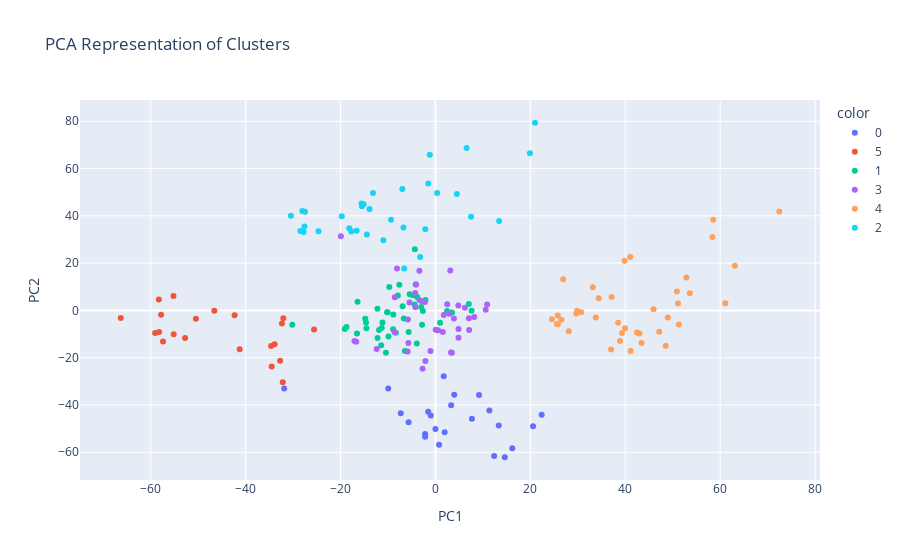

The cell this chart's notebook holds for it:
### Markdown cell above
##### Creating a scatter plot to visualize the clusters in the Reduced Dimension.

### Code cell
fig= px.scatter(
    data_frame= Xpca,
    x= "PC1",
    y= "PC2",
    color=labels.astype(str),
    title= "PCA Representation of Clusters"  
)
fig.update_layout(xaxis_title="PC1", yaxis_title="PC2")
fig.show()

### Figure 1 — Plotly figure (JSON) as saved in the notebook; plotly's stock layout.template omitted (floating-point values rounded to 4 significant figures)
{"data": [{"hovertemplate": "color=0<br>PC1=%{x}<br>PC2=%{y}<extra></extra>", "legendgroup": "0", "marker": {"color": "#636efa", "symbol": "circle"}, "mode": "markers", "name": "0", "orientation": "v", "showlegend": true, "type": "scatter", "x": [-31.87, 0.7634, -2.17, -2.178, 12.37, -5.657, 14.62, -0.004307, 1.946, -7.306, 16.19, -0.9827, -1.528, 7.69, -9.95, 13.34, 3.305, 20.57, 11.36, 3.959, 9.186, 22.38, 1.748], "xaxis": "x", "y": [-33.0, -56.84, -53.48, -52.23, -61.62, -47.27, -62.11, -50.11, -51.52, -43.52, -58.3, -44.45, -42.86, -45.86, -33.02, -48.71, -40.13, -49.0, -42.29, -35.71, -35.75, -44.17, -27.87], "yaxis": "y"}, {"hovertemplate": "color=5<br>PC1=%{x}<br>PC2=%{y}<extra></extra>", "legendgroup": "5", "marker": {"color": "#EF553B", "symbol": "circle"}, "mode": "markers", "name": "5", "orientation": "v", "showlegend": true, "type": "scatter", "x": [-57.41, -32.17, -59.07, -66.32, -58.24, -55.16, -52.76, -34.51, -41.26, -32.74, -57.81, -50.48, -34.63, -33.89, -58.3, -55.21, -46.59, -42.32, -32.35, -25.58, -32.06], "xaxis": "x", "y": [-13.12, -30.39, -9.542, -3.214, -9.134, -10.08, -11.68, -23.76, -16.47, -21.33, -1.869, -3.561, -15.07, -14.34, 4.581, 6.089, -0.1739, -2.004, -5.53, -8.081, -3.358], "yaxis": "y"}, {"hovertemplate": "color=1<br>PC1=%{x}<br>PC2=%{y}<extra></extra>", "legendgroup": "1", "marker": {"color": "#00cc96", "symbol": "circle"}, "mode": "markers", "name": "1", "orientation": "v", "showlegend": true, "type": "scatter", "x": [-30.17, -10.44, -11.43, -6.442, -16.53, -19.11, -12.2, -18.75, -14.55, -9.898, -11.89, -3.928, -11.33, -8.335, -14.63, -8.918, -14.79, -11.16, -5.654, -10.18, -2.823, -12.22, -6.663, -16.41, -10.09, -8.892, 0.9833, -6.915, -2.654, -3.002, -4.385, -7.915, -2.8, 2.445, 3.488, -3.852, -4.728, -9.731, -5.424, -2.091, -7.609, 7.612, -4.164, 7.029, -4.334], "xaxis": "x", "y": [-6.089, -17.91, -14.71, -17.18, -9.75, -7.848, -11.68, -7.028, -7.506, -11.02, -8.308, -14.03, -7.45, -9.495, -5.073, -8.02, -3.571, -5.078, -9.095, -0.8275, -6.104, 0.7324, -3.385, 3.664, -0.8083, -1.694, -5.239, 1.801, -0.1982, 1.434, 2.451, 6.26, 3.756, -0.1997, -0.8353, 5.643, 6.367, 9.922, 6.791, 4.364, 10.88, -0.132, 10.93, 2.764, 25.88], "yaxis": "y"}, {"hovertemplate": "color=3<br>PC1=%{x}<br>PC2=%{y}<extra></extra>", "legendgroup": "3", "marker": {"color": "#ab63fa", "symbol": "circle"}, "mode": "markers", "name": "3", "orientation": "v", "showlegend": true, "type": "scatter", "x": [-2.719, -12.38, -16.69, -17.06, -2.117, -5.866, -5.702, -1.047, 3.464, 3.275, -8.614, 1.554, -5.808, 0.5485, 0.07193, 4.856, 4.861, 7.112, -4.209, -8.564, -5.48, 3.891, 1.753, 2.878, -3.388, 7.049, -2.224, 8.174, -4.26, 2.475, 4.824, 6.208, 10.59, -4.066, 10.88, -8.111, -3.382, -19.93, 3.122], "xaxis": "x", "y": [-24.65, -16.34, -13.2, -12.94, -21.39, -17.4, -13.78, -17.12, -17.93, -17.8, -9.214, -9.167, -3.89, -8.412, -8.169, -11.54, -7.839, -8.329, 1.288, 5.552, 3.356, -3.431, -1.89, -1.424, 4.368, -3.274, 3.532, -2.808, 7.376, 2.592, 2.121, 1.104, 0.3253, 10.95, 2.497, 17.72, 16.73, 31.34, 16.91], "yaxis": "y"}, {"hovertemplate": "color=4<br>PC1=%{x}<br>PC2=%{y}<extra></extra>", "legendgroup": "4", "marker": {"color": "#FFA15A", "symbol": "circle"}, "mode": "markers", "name": "4", "orientation": "v", "showlegend": true, "type": "scatter", "x": [37.01, 28.1, 41.14, 25.8, 25.61, 24.57, 38.89, 26.54, 25.77, 43.44, 39.31, 48.51, 29.68, 42.47, 39.95, 30.71, 43.0, 33.79, 29.86, 38.5, 47.16, 34.42, 51.29, 26.92, 37.11, 48.96, 45.96, 33.17, 51.11, 50.88, 53.61, 61.08, 39.85, 52.87, 41.05, 63.1, 58.35, 58.52, 72.45], "xaxis": "x", "y": [-16.57, -8.778, -17.12, -5.905, -5.774, -3.718, -12.93, -3.926, -2.151, -13.79, -9.536, -14.99, -1.267, -9.379, -7.576, -0.8202, -9.722, -3.016, -0.1462, -5.208, -9.068, 5.15, -5.912, 13.13, 5.719, -2.989, 0.4767, 9.84, 2.878, 8.014, 7.282, 3.056, 21.05, 13.96, 22.62, 18.86, 31.02, 38.34, 41.81], "yaxis": "y"}, {"hovertemplate": "color=2<br>PC1=%{x}<br>PC2=%{y}<extra></extra>", "legendgroup": "2", "marker": {"color": "#19d3f3", "symbol": "circle"}, "mode": "markers", "name": "2", "orientation": "v", "showlegend": true, "type": "scatter", "x": [-6.586, -28.47, -27.78, -24.64, -27.61, -30.46, -17.73, -3.213, -10.98, -16.61, -14.44, -18.16, -28.06, -27.49, -19.74, -6.742, -9.357, -2.133, -13.89, -15.49, -15.57, -15.13, -13.17, 7.495, -6.98, 13.42, 0.3486, -1.519, 4.519, -1.195, 6.568, 19.91, 20.98], "xaxis": "x", "y": [17.71, 33.58, 33.15, 33.53, 35.52, 39.99, 33.4, 22.64, 29.65, 33.7, 32.1, 34.79, 42.09, 41.7, 39.86, 35.11, 38.31, 34.31, 42.87, 44.07, 45.25, 44.89, 49.64, 39.66, 51.4, 37.78, 49.71, 53.64, 49.28, 65.84, 68.75, 66.45, 79.38], "yaxis": "y"}], "layout": {"legend": {"title": {"text": "color"}, "tracegroupgap": 0}, "title": {"text": "PCA Representation of Clusters"}, "xaxis": {"anchor": "y", "domain": [0.0, 1.0], "title": {"text": "PC1"}}, "yaxis": {"anchor": "x", "domain": [0.0, 1.0], "title": {"text": "PC2"}}}}
